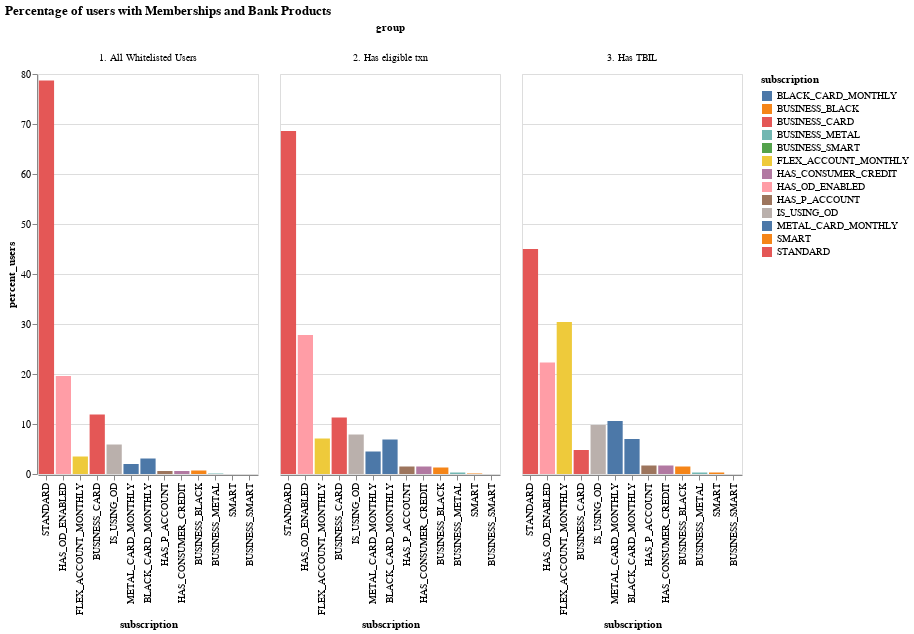

Here is the notebook cell this chart was saved with:
### Code cell
af.column_multi(
    df_subscriptions_clean,
    "subscription:N",
    "subscription:N",
    "percent_users:Q",
    "group:N",
    220,
    400,
    "-y",
).properties(title="Percentage of users with Memberships and Bank Products")

### Figure 1 — Vega-Lite specification as saved in the notebook (floating-point values rounded to 4 significant figures)
{"config": {"view": {"continuousWidth": 400, "continuousHeight": 300}}, "data": {"name": "data-f50d51c34f45aefa06611717808bb299"}, "mark": "bar", "encoding": {"color": {"type": "nominal", "field": "subscription"}, "column": {"type": "nominal", "field": "group"}, "tooltip": {"type": "quantitative", "field": "percent_users"}, "x": {"type": "nominal", "field": "subscription", "sort": "-y"}, "y": {"type": "quantitative", "field": "percent_users"}}, "height": 400, "title": "Percentage of users with Memberships and Bank Products", "width": 220, "$schema": "https://vega.github.io/schema/vega-lite/v4.8.1.json", "datasets": {"data-f50d51c34f45aefa06611717808bb299": [{"index": 15, "group": "1. All Whitelisted Users", "subscription": "STANDARD", "count": 39761, "percent_users": 78.7}, {"index": 5, "group": "1. All Whitelisted Users", "subscription": "HAS_OD_ENABLED", "count": 9924, "percent_users": 19.6}, {"index": 3, "group": "2. Has eligible txn", "subscription": "STANDARD", "count": 7276, "percent_users": 68.6}, {"index": 30, "group": "1. All Whitelisted Users", "subscription": "BUSINESS_CARD", "count": 5998, "percent_users": 11.9}, {"index": 33, "group": "1. All Whitelisted Users", "subscription": "IS_USING_OD", "count": 3003, "percent_users": 5.9}, {"index": 38, "group": "2. Has eligible txn", "subscription": "HAS_OD_ENABLED", "count": 2952, "percent_users": 27.8}, {"index": 21, "group": "1. All Whitelisted Users", "subscription": "FLEX_ACCOUNT_MONTHLY", "count": 1779, "percent_users": 3.5}, {"index": 0, "group": "1. All Whitelisted Users", "subscription": "BLACK_CARD_MONTHLY", "count": 1584, "percent_users": 3.1}, {"index": 10, "group": "2. Has eligible txn", "subscription": "BUSINESS_CARD", "count": 1196, "percent_users": 11.3}, {"index": 18, "group": "1. All Whitelisted Users", "subscription": "METAL_CARD_MONTHLY", "count": 995, "percent_users": 2.0}, {"index": 6, "group": "2. Has eligible txn", "subscription": "IS_USING_OD", "count": 841, "percent_users": 7.9}, {"index": 25, "group": "2. Has eligible txn", "subscription": "FLEX_ACCOUNT_MONTHLY", "count": 751, "percent_users": 7.1}, {"index": 17, "group": "2. Has eligible txn", "subscription": "BLACK_CARD_MONTHLY", "count": 728, "percent_users": 6.9}, {"index": 31, "group": "2. Has eligible txn", "subscription": "METAL_CARD_MONTHLY", "count": 478, "percent_users": 4.5}, {"index": 24, "group": "1. All Whitelisted Users", "subscription": "BUSINESS_BLACK", "count": 334, "percent_users": 0.7}, {"index": 9, "group": "1. All Whitelisted Users", "subscription": "HAS_P_ACCOUNT", "count": 313, "percent_users": 0.6}, {"index": 1, "group": "1. All Whitelisted Users", "subscription": "HAS_CONSUMER_CREDIT", "count": 313, "percent_users": 0.6}, {"index": 4, "group": "3. Has TBIL", "subscription": "STANDARD", "count": 271, "percent_users": 45.0}, {"index": 28, "group": "3. Has TBIL", "subscription": "FLEX_ACCOUNT_MONTHLY", "count": 183, "percent_users": 30.4}, {"index": 19, "group": "2. Has eligible txn", "subscription": "HAS_CONSUMER_CREDIT", "count": 160, "percent_users": 1.5}, {"index": 27, "group": "2. Has eligible txn", "subscription": "HAS_P_ACCOUNT", "count": 160, "percent_users": 1.5}, {"index": 26, "group": "3. Has TBIL", "subscription": "HAS_OD_ENABLED", "count": 134, "percent_users": 22.3}, {"index": 7, "group": "2. Has eligible txn", "subscription": "BUSINESS_BLACK", "count": 133, "percent_users": 1.3}, {"index": 23, "group": "1. All Whitelisted Users", "subscription": "BUSINESS_METAL", "count": 64, "percent_users": 0.1}, {"index": 13, "group": "3. Has TBIL", "subscription": "METAL_CARD_MONTHLY", "count": 64, "percent_users": 10.6}, {"index": 11, "group": "3. Has TBIL", "subscription": "IS_USING_OD", "count": 59, "percent_users": 9.8}, {"index": 34, "group": "3. Has TBIL", "subscription": "BLACK_CARD_MONTHLY", "count": 42, "percent_users": 7.0}, {"index": 39, "group": "2. Has eligible txn", "subscription": "BUSINESS_METAL", "count": 31, "percent_users": 0.3}, {"index": 29, "group": "3. Has TBIL", "subscription": "BUSINESS_CARD", "count": 29, "percent_users": 4.8}, {"index": 12, "group": "1. All Whitelisted Users", "subscription": "SMART", "count": 15, "percent_users": 0.0}, {"index": 16, "group": "2. Has eligible txn", "subscription": "SMART", "count": 11, "percent_users": 0.1}, {"index": 8, "group": "3. Has TBIL", "subscription": "HAS_CONSUMER_CREDIT", "count": 10, "percent_users": 1.7}, {"index": 32, "group": "3. Has TBIL", "subscription": "HAS_P_ACCOUNT", "count": 10, "percent_users": 1.7}, {"index": 36, "group": "3. Has TBIL", "subscription": "BUSINESS_BLACK", "count": 9, "percent_users": 1.5}, {"index": 2, "group": "3. Has TBIL", "subscription": "BUSINESS_METAL", "count": 2, "percent_users": 0.3}, {"index": 35, "group": "3. Has TBIL", "subscription": "SMART", "count": 2, "percent_users": 0.3}, {"index": 14, "group": "1. All Whitelisted Users", "subscription": "BUSINESS_SMART", "count": 1, "percent_users": 0.0}]}}
